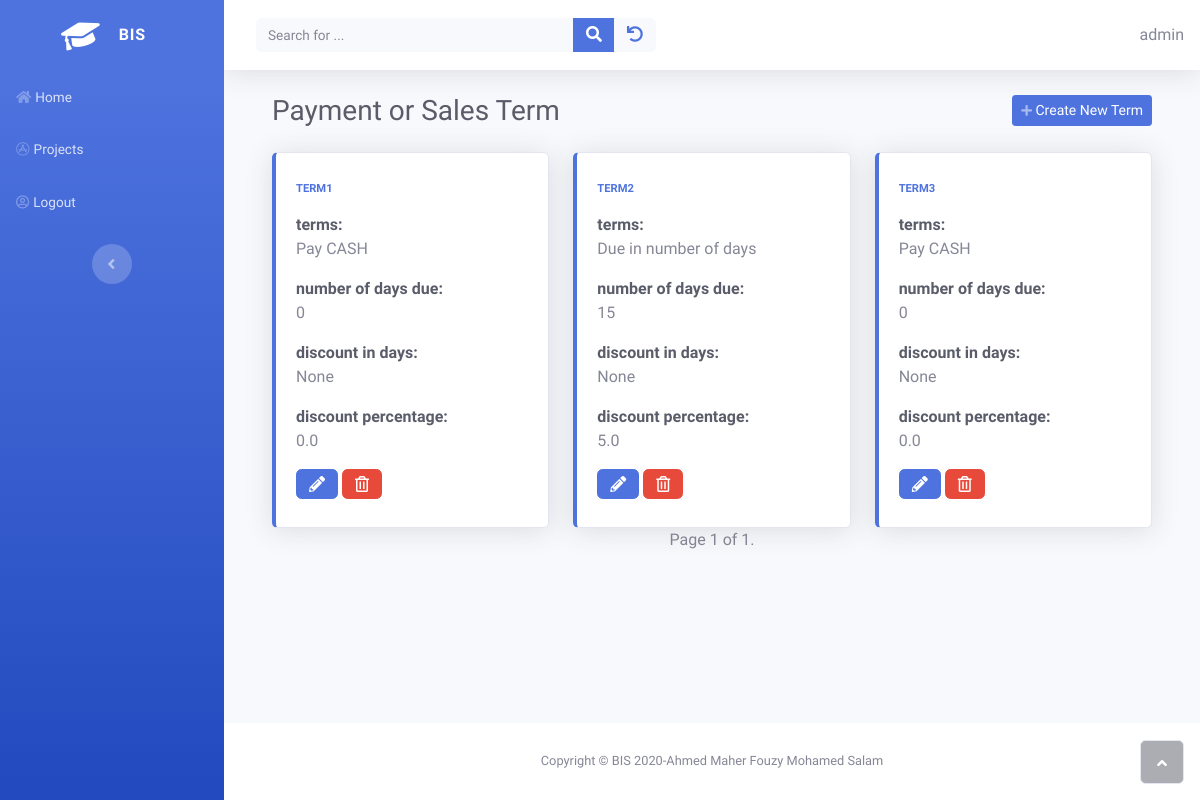
/inventory/list_term (signed in), run on the app's committed database.
### inventory/models.py (models this page shows, shortened)
class PaymentSalesTerm(models.Model):
    class Term(models.IntegerChoices):
        CASH = 0 , _("Pay CASH")
        ON_DEMAND = 1 , _("Cash On Demand")
        DAYS = 2, _("Due in number of days")
        END_OF_MONTH = 3,_("Due at the end of month")
        NEXT_MONTH = 4,_("Due on the next Month")
        OTHER = 5, _("let me specify the due date DD-MM-YYY")
    class PAY_METHOD(models.IntegerChoices):
        CASH = 1
        ACCOUNTS_PAYABLE = 2
    owner = models.ForeignKey(get_user_model(), on_delete=models.CASCADE)
    config = models.CharField(
        max_length=100,
        help_text="Specify name for this setting"
        )
    terms = models.IntegerField(choices=Term.choices , default=Term.CASH , blank=False)
    num_of_days_due = models.PositiveSmallIntegerField(
        help_text="in case of you want to specify number of days due"
    )
    discount_in_days = models.PositiveSmallIntegerField(
        validators=[MaxValueValidator(32)] ,
        null = True,
        blank = True
    )
    discount_percentage = models.FloatField(
        help_text="Enter discount like this 5%>>will be  5 not 0.05",
    )
    cash_account =  models.ForeignKey('sole_proprietorship.Accounts',on_delete=models.CASCADE , related_name='payment_sales_term_cash_account')
    accounts_payable =models.ForeignKey('sole_proprietorship.Accounts',on_delete=models.CASCADE , related_name='payment_sales_term_accounts_payable_account')
    freight_in_account = models.ForeignKey('sole_proprietorship.Accounts',
                                    on_delete=models.CASCADE,
                                    related_name='freight_in_account',
                                    help_text='choose A/p or Cash to determine if you paid this cost cash or not')
    freight_out_account = models.ForeignKey('sole_proprietorship.Accounts',
        on_delete= models.CASCADE,
        help_text = 'choose frieght out expense account',
        related_name = 'freight_out_account'
    )
    pay_freight_out = models.IntegerField(choices=PAY_METHOD.choices,
        help_text = 'How You will pay frieht-out?',
    )
    COGS =  models.ForeignKey('sole_proprietorship.Accounts',
    on_delete=models.CASCADE,
    help_text='Select Cost of goods sold Account',
    related_name = 'COGS'
    )
    sales_revenue = models.ForeignKey('sole_proprietorship.Accounts',
        on_delete=models.CASCADE,
        help_text='Select Sales revenue account',
        related_name = 'sales_revenue'
    )
    accounts_receivable = models.ForeignKey('sole_proprietorship.Accounts',
        on_delete=models.CASCADE,
        help_text='Select Accounts receivable account',
        related_name = 'accounts_receivable'
    )

### inventory/views.py (the view)
# urls.py: path('list_term' , views.ListTermView.as_view() , name="list_term" ),
class ListTermView(OwnerListView):
    model = PaymentSalesTerm
    template_name = "inventory/term_list.html"
    paginate_by = 5
    ordering = ["config"]

### home/owner.py (called while the page is built)
    def get_queryset(self):
        qs = super(OwnerListView, self).get_queryset()
        return qs.filter(owner=self.request.user)

### inventory/templates/inventory/term_list.html
{% extends 'home/base.html' %}
{% block content %}
<div class="container">
    <div class="d-sm-flex justify-content-between align-items-center mb-4">
        <h3 class="text-dark mb-0">Payment or Sales Term</h3><a class="btn btn-primary btn-sm d-none d-sm-inline-block" role="button" href="{% url 'inventory:create_term'%}"><i class="fa fa-plus fa-sm text-white-50"></i>&nbsp;Create New Term</a>
    </div>
    <div class="row">
    {% if paymentsalesterm_list %}
        {% for term in paymentsalesterm_list %}
         <div class="col-auto col-sm-12 col-md-12 col-lg-4 col-xl-4">
            <div class="card shadow border-left-primary py-2">
                <div class="card-body">
                    <div class="row align-items-center no-gutters">
                        <div class="col mr-2">
                            <div class="text-uppercase text-primary font-weight-bold text-xs mb-1"><span>{{ term.config }}</span></div>
                            <p><div class="text-dark font-weight-bold h7 mb-0"><span>terms:</span></div>{{ term.get_terms_display  }} <p>
                            <p><div class="text-dark font-weight-bold h7 mb-0"><span>number of days due:</span></div>{{ term.num_of_days_due  }} <p>
                            <p><div class="text-dark font-weight-bold h7 mb-0"><span>discount in days:</span></div>{{ term.discount_in_days  }} <p>
                            <p><div class="text-dark font-weight-bold h7 mb-0"><span>discount percentage:</span></div>{{ term.discount_percentage  }} <p>
                        </div>
                    </div>
                    <a href="{% url 'inventory:update_term' term.id %}">
                        <button type="button" class="btn btn-primary"><i class="fas fa-pencil-alt d-xl-flex justify-content-xl-center align-items-xl-center"></i></button>
                    </a>
                    <a href="{% url 'inventory:delete_term' term.id %}">
                    <button type="button" class="btn btn-danger"><i class="far fa-trash-alt d-xl-flex justify-content-xl-center align-items-xl-center"></i></button>
                    </a>
                </div>
            </div>
        </div>
        {% endfor %}
    {% else %}
        <p>There is nothing in database yet.</p>
    {% endif %}
    </div>
</div>
{% include 'home/pagination.html' %}
{% endblock %}

### home/templates/home/base.html (shortened to what this page needs)
{% load static%}
<!DOCTYPE html>
<html>
<head>
    <link rel="stylesheet" href="{% static 'home/bootstrap/css/bootstrap.min.css' %}">
    <link rel="stylesheet" href="{% static 'home/css/styles.min.css' %}">
    <link rel="stylesheet" href="https://use.fontawesome.com/releases/v5.12.0/css/all.css">
</head>
<body id="page-top">
    <div id="wrapper">
        <nav class="navbar navbar-dark align-items-start sidebar sidebar-dark accordion bg-gradient-primary p-0">
            <div class="container-fluid d-flex flex-column p-0">
                <a class="navbar-brand d-flex justify-content-center align-items-center sidebar-brand m-0" href="#">
                    <div class="sidebar-brand-icon rotate-n-15"><i class="fas fa-graduation-cap"></i></div>
                    <div class="sidebar-brand-text mx-3"><span>BIS</span></div>
                </a>
                <ul class="nav navbar-nav text-light" id="accordionSidebar">
                    <li class="nav-item" role="presentation"><a class="nav-link" href="{% url 'home:home' %}"><i class="fas fa-home"></i><span>Home</span></a><a class="nav-link" href="{% url 'projects:home' %}"><i class="fab fa-app-store"></i><span>Projects</span></a></li>
                    {% if user.is_authenticated %}
                    <li class="nav-item" role="presentation"><a class="nav-link" href="{% url 'home:logout' %}?next={{ request.path }}"><i class="far fa-user-circle"></i><span>Logout</span></a></li>
                    {% endif %}
                </ul>
                <div class="text-center d-none d-md-inline"><button class="btn rounded-circle border-0" id="sidebarToggle" type="button"></button></div>
            </div>
        </nav>
        <div class="d-flex flex-column" id="content-wrapper">
            <div id="content">
                <nav class="navbar navbar-light navbar-expand bg-white shadow mb-4 topbar static-top">
                    <div class="container-fluid"><button class="btn btn-link d-md-none rounded-circle mr-3" id="sidebarToggleTop" type="button"></button>
                        <div class="form-inline d-none d-sm-inline-block mr-auto ml-md-3 my-2 my-md-0 mw-100 navbar-search">
                            <div class="input-group"><input id="search" class="bg-light form-control border-0 small" type="text" placeholder="Search for ..." name="search"   {% if search %} value="{{ search }}" {% endif %}>
                                <div class="input-group-append"><button id= "search-btn" class="btn btn-primary py-0" ><i class="fas fa-search"></i></button></div>
                                <div class="input-group-append"><button class="btn btn-light py-0" type="button"><a href="{% url 'projects:home' %}"><i class="fa fa-undo"></i></a></button></div>
                            </div>
                        </div>
                        <div>
                            {{ user.username }}
                        </div>
                    </div>
                </nav>
                <div class="container">
                    <div id="ajax">
                    {% block content %}{% endblock%}
                    </div>
                </div>
            </div>
            <footer class="bg-white sticky-footer">
                <div class="container my-auto">
                    <div class="text-center my-auto copyright"><span>Copyright © BIS 2020-Ahmed Maher Fouzy Mohamed Salam</span></div>
                </div>
            </footer>
        </div><a class="border rounded d-inline scroll-to-top" href="#page-top"><i class="fas fa-angle-up"></i></a></div>
</body>
</html>

### data on the page
PaymentSalesTerm: config "TERM1", terms "Pay CASH", num_of_days_due "0", discount_in_days "None", discount_percentage "0.0"
PaymentSalesTerm: config "TERM2", terms "Due in number of days", num_of_days_due "15", discount_in_days "None", discount_percentage "5.0"
PaymentSalesTerm: config "TERM3", terms "Pay CASH", num_of_days_due "0", discount_in_days "None", discount_percentage "0.0"

### other printed values
{{ user.username }} "admin"
{{ page_obj.number }} "1"
{{ page_obj.paginator.num_pages }} "1"
